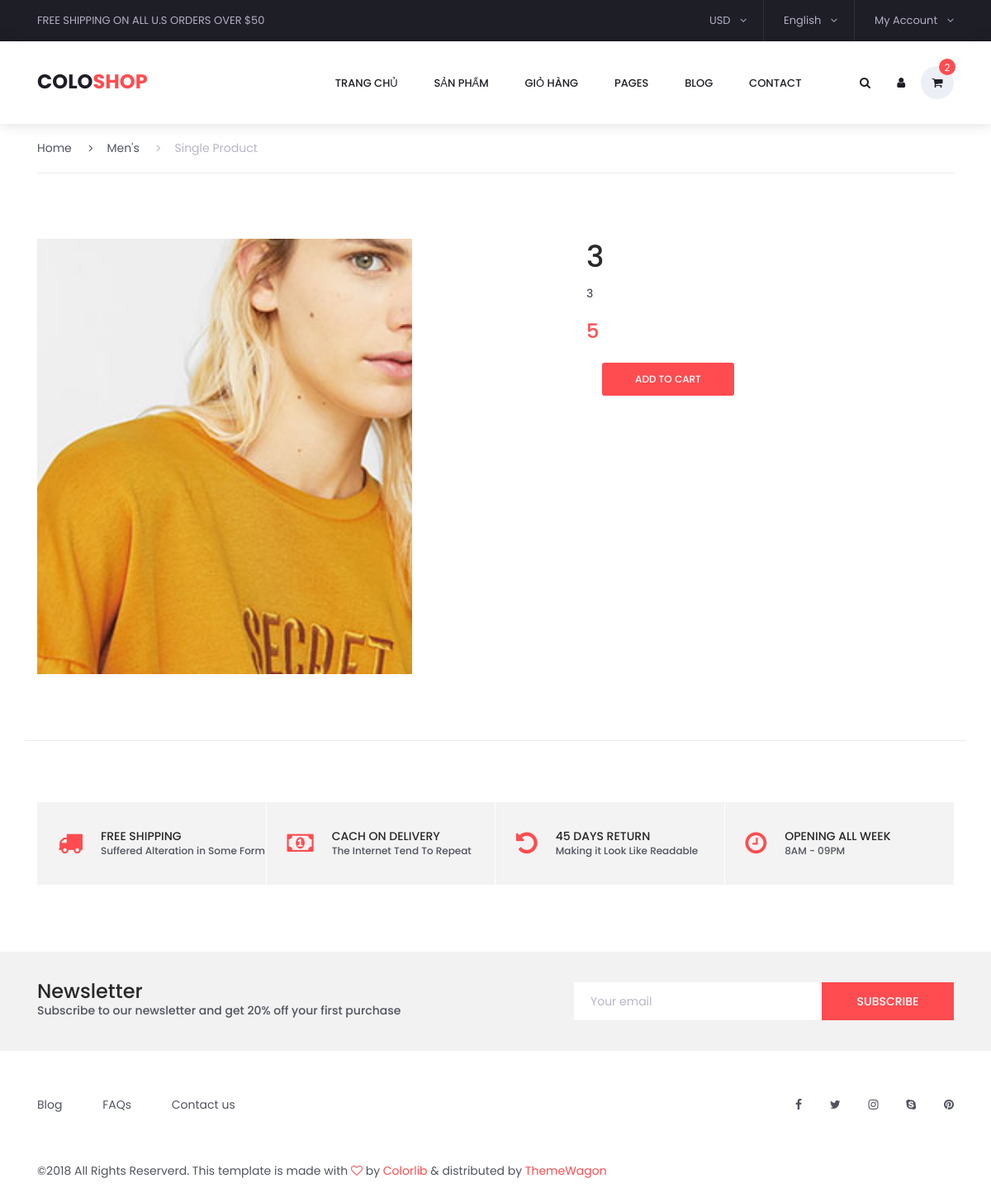
The page /single.php?id_sanpham=24 on the database its author committed.
### tables this page shows
CREATE TABLE `tbl_sanpham` (
  `id_sanpham` int(11) NOT NULL,
  `tensanpham` varchar(100) NOT NULL,
  `masanpham` varchar(100) NOT NULL,
  `giasanpham` float NOT NULL,
  `soluong` int(11) NOT NULL,
  `hinhanh` varchar(100) NOT NULL,
  `tomtat` tinytext NOT NULL,
  `noidung` text NOT NULL,
  `id_danhmuc` int(11) NOT NULL,
  `trangthai` int(11) NOT NULL
);

### single.php (the view, shortened to what this page needs)
<?php
include("admincp/config/connect.php");
$sql_single = "SELECT * FROM tbl_sanpham WHERE tbl_sanpham.id_sanpham=$_GET[id_sanpham] LIMIT 1";
$query_single = $conn->query($sql_single)
?>
<!DOCTYPE html>
<html lang="en">
<head>
	<link rel="stylesheet" type="text/css" href="styles/bootstrap4/bootstrap.min.css">
	<link href="plugins/font-awesome-4.7.0/css/font-awesome.min.css" rel="stylesheet" type="text/css">
	<link rel="stylesheet" type="text/css" href="plugins/OwlCarousel2-2.2.1/owl.carousel.css">
	<link rel="stylesheet" type="text/css" href="plugins/OwlCarousel2-2.2.1/owl.theme.default.css">
	<link rel="stylesheet" type="text/css" href="plugins/OwlCarousel2-2.2.1/animate.css">
	<link rel="stylesheet" href="plugins/themify-icons/themify-icons.css">
	<link rel="stylesheet" type="text/css" href="plugins/jquery-ui-1.12.1.custom/jquery-ui.css">
	<link rel="stylesheet" type="text/css" href="styles/single_styles.css">
	<link rel="stylesheet" type="text/css" href="styles/single_responsive.css">
</head>
<body>
	<div class="super_container">
		<?php
		include("pages/header.php");
		?>
		<div class="fs_menu_overlay"></div>
		<div class="container single_product_container">
			<div class="row">
				<div class="col">
					<div class="breadcrumbs d-flex flex-row align-items-center">
						<ul>
							<li><a href="index.html">Home</a></li>
							<li><a href="categories.html"><i class="fa fa-angle-right" aria-hidden="true"></i>Men's</a></li>
							<li class="active"><a href="#"><i class="fa fa-angle-right" aria-hidden="true"></i>Single Product</a></li>
						</ul>
					</div>
				</div>
			</div>
			<?php
			while ($row = mysqli_fetch_array($query_single)) {
			?>
				<form action="cart/add.php?id_sanpham=<?php echo $row['id_sanpham'] ?>" method="post">
					<div class="row">
						<div class="col-lg-7">
							<div class="single_product_pics">
								<div class="row">
									<div class="col-lg-9 image_col order-lg-2 order-1">
										<div class="single_product_image">
											<div class="single_product_image_background" style="background-image:url(images/<?php echo "$row[hinhanh]" ?>)"></div>
										</div>
									</div>
								</div>
							</div>
						</div>
						<div class="col-lg-5">
							<div class="product_details">
								<div class="product_details_title">
									<h2><?php echo "$row[tensanpham]" ?></h2>
									<p><?php echo "$row[tomtat]" ?></p>
								</div>
								<div class="product_price"><?php echo "$row[giasanpham]" ?></div>
								<div class="quantity d-flex flex-column flex-sm-row align-items-sm-center">
									<button name="themgiohang" type="submit" style="border: none;" class="red_button add_to_cart_button"><a>add to cart</a></button>
								</div>
							</div>
						</div>
					</div>
				</form>
			<?php
			}
			?>
		</div>
		<div class="benefit">
			<div class="container">
				<div class="row benefit_row">
					<div class="col-lg-3 benefit_col">
						<div class="benefit_item d-flex flex-row align-items-center">
							<div class="benefit_icon"><i class="fa fa-truck" aria-hidden="true"></i></div>
							<div class="benefit_content">
								<h6>free shipping</h6>
								<p>Suffered Alteration in Some Form</p>
							</div>
						</div>
					</div>
					<div class="col-lg-3 benefit_col">
						<div class="benefit_item d-flex flex-row align-items-center">
							<div class="benefit_icon"><i class="fa fa-money" aria-hidden="true"></i></div>
							<div class="benefit_content">
								<h6>cach on delivery</h6>
								<p>The Internet Tend To Repeat</p>
							</div>
						</div>
					</div>
					<div class="col-lg-3 benefit_col">
						<div class="benefit_item d-flex flex-row align-items-center">
							<div class="benefit_icon"><i class="fa fa-undo" aria-hidden="true"></i></div>
							<div class="benefit_content">
								<h6>45 days return</h6>
								<p>Making it Look Like Readable</p>
							</div>
						</div>
					</div>
					<div class="col-lg-3 benefit_col">
						<div class="benefit_item d-flex flex-row align-items-center">
							<div class="benefit_icon"><i class="fa fa-clock-o" aria-hidden="true"></i></div>
							<div class="benefit_content">
								<h6>opening all week</h6>
								<p>8AM - 09PM</p>
							</div>
						</div>
					</div>
				</div>
			</div>
		</div>
		<div class="newsletter">
			<div class="container">
				<div class="row">
					<div class="col-lg-6">
						<div class="newsletter_text d-flex flex-column justify-content-center align-items-lg-start align-items-md-center text-center">
							<h4>Newsletter</h4>
							<p>Subscribe to our newsletter and get 20% off your first purchase</p>
						</div>
					</div>
					<div class="col-lg-6">
						<form action="post">
							<div class="newsletter_form d-flex flex-md-row flex-column flex-xs-column align-items-center justify-content-lg-end justify-content-center">
								<input id="newsletter_email" type="email" placeholder="Your email" required="required" data-error="Valid email is required.">
								<button id="newsletter_submit" type="submit" class="newsletter_submit_btn trans_300" value="Submit">subscribe</button>
							</div>
						</form>
					</div>
				</div>
			</div>
		</div>
		<footer class="footer">
			<div class="container">
				<div class="row">
					<div class="col-lg-6">
						<div class="footer_nav_container d-flex flex-sm-row flex-column align-items-center justify-content-lg-start justify-content-center text-center">
							<ul class="footer_nav">
								<li><a href="#">Blog</a></li>
								<li><a href="#">FAQs</a></li>
								<li><a href="contact.html">Contact us</a></li>
							</ul>
						</div>
					</div>
					<div class="col-lg-6">
						<div class="footer_social d-flex flex-row align-items-center justify-content-lg-end justify-content-center">
							<ul>
								<li><a href="#"><i class="fa fa-facebook" aria-hidden="true"></i></a></li>
								<li><a href="#"><i class="fa fa-twitter" aria-hidden="true"></i></a></li>
								<li><a href="#"><i class="fa fa-instagram" aria-hidden="true"></i></a></li>
								<li><a href="#"><i class="fa fa-skype" aria-hidden="true"></i></a></li>
								<li><a href="#"><i class="fa fa-pinterest" aria-hidden="true"></i></a></li>
							</ul>
						</div>
					</div>
				</div>
				<div class="row">
					<div class="col-lg-12">
						<div class="footer_nav_container">
							<div class="cr">©2018 All Rights Reserverd. This template is made with <i class="fa fa-heart-o" aria-hidden="true"></i> by <a href="#">Colorlib</a> &amp; distributed by <a href="https://themewagon.com">ThemeWagon</a></div>
						</div>
					</div>
				</div>
			</div>
		</footer>
	</div>
</body>
</html>

### single.php (style rules this page uses)
.red_button { color: white; }

### rows shown on the page
tbl_sanpham: hinhanh (picture), tensanpham "3", tomtat "3", giasanpham "5"
